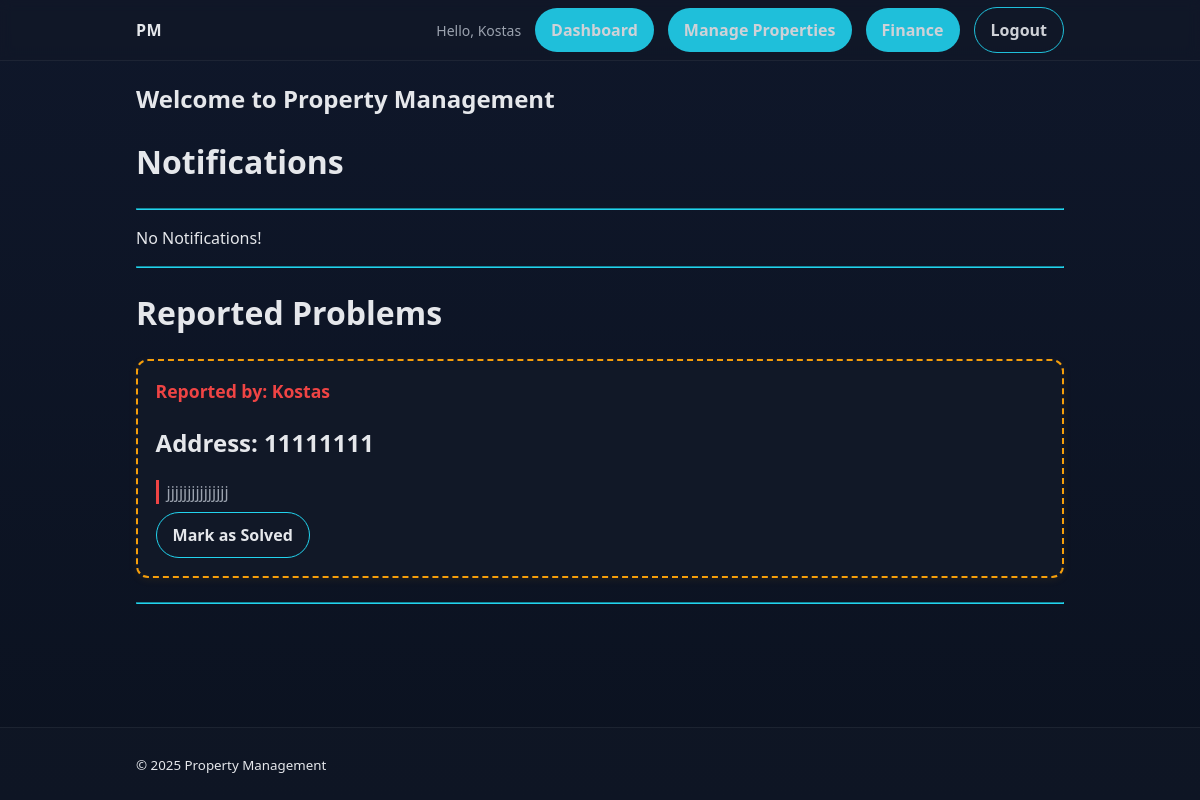
The app's page / (signed in), older data.
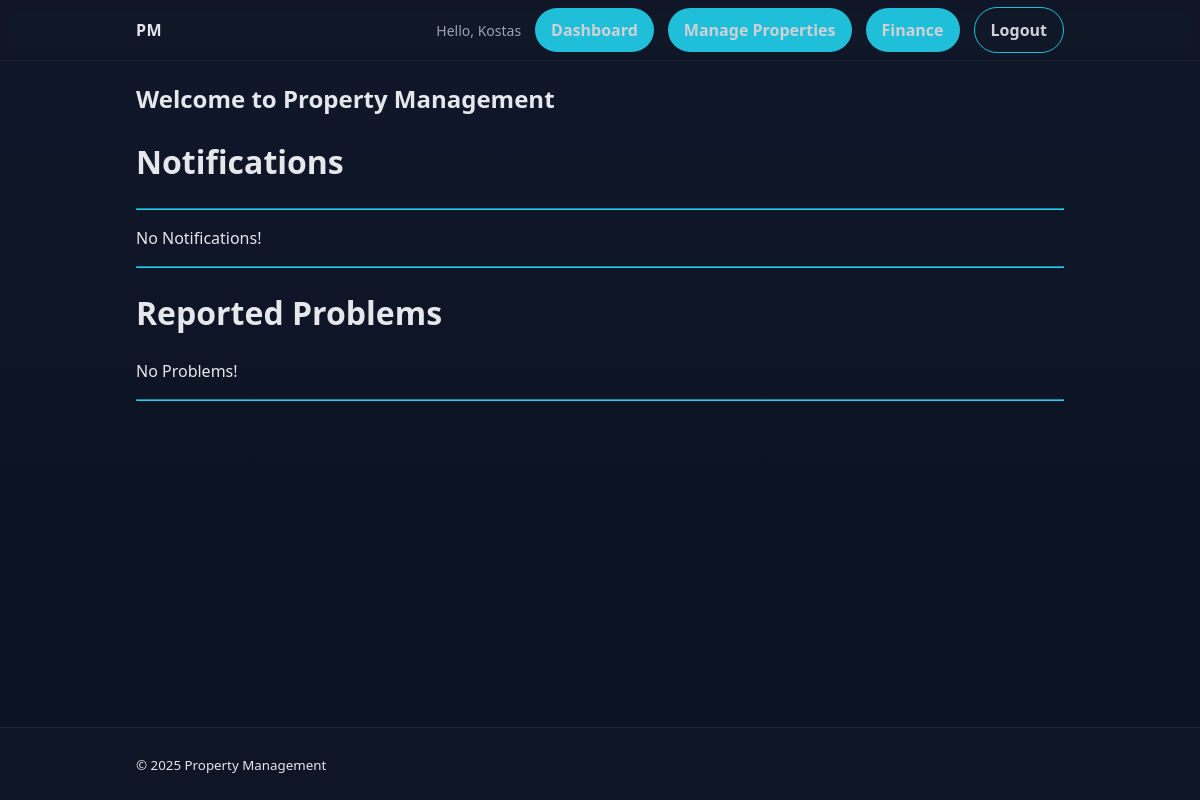
The same page, newer data.
### pm/models.py (models this page shows, shortened)
class Problem(models.Model):
    tenant = models.ForeignKey(User, on_delete=models.CASCADE)
    property = models.ForeignKey(Property, on_delete=models.CASCADE)
    description = models.TextField()
    created_at = models.DateTimeField(auto_now_add=True)
    updated_at = models.DateTimeField(auto_now=True)

class Property(models.Model):
    address = models.CharField(max_length=200)
    property_type = models.CharField(max_length=30, choices=[
        ('condo', 'Condo'),
        ('apartment', 'Apartment'),
        ('studio', 'Studio'),
        ('house', 'House'),
        ('townhouse', 'Townhouse'),
        ('bungalow', 'Bungalow'),
        ('co-op', 'Co-op'),
        ('loft', 'Loft'),
        ('barn', 'Barn'),
        ('shack', 'Shack'),
        ('cottage', 'Cottage'),
        ('parking' ,'Parking')
        ])
    property_size = models.CharField(max_length=50)
    bedrooms = models.IntegerField()
    bathrooms = models.IntegerField()
    parking_spaces = models.IntegerField()
    amenities = models.CharField(max_length=200)
    description = models.TextField()
    owner = models.ForeignKey(User, on_delete=models.CASCADE)
    status = models.CharField(max_length=9, choices=[('available', 'Available'), ('rented', 'Rented')])  # Add a status field with choices
    created_at = models.DateTimeField(auto_now_add=True)
    updated_at = models.DateTimeField(auto_now=True)
    def __str__(self):
        return f'{self.address}'

### pm/views.py (the view)
# urls.py: 2. Add a URL to urlpatterns:  path('', views.home, name='home')
@login_required
def home(request):
    problems = Problem.objects.filter(property__owner=request.user).order_by('-created_at')
    notifications = Message.objects.filter(owner=request.user).order_by('-timestamp')
    update_status(request)
    return render(request, 'pm/home.html', {'problems':problems, 'notifications':notifications})

### pm/models.py (called while the page is built, shortened)
    def months_due(self):
        today = timezone.now().date()
        if today < self.start_date:
            return 0
        months_elapsed = (today.year - self.start_date.year) * 12 + today.month - self.start_date.month
        if today.day < self.start_date.day:
            months_elapsed -= 1
        total_due = months_elapsed * self.monthly_payment_amount
        months_due = int((total_due - self.amount_paid) // self.monthly_payment_amount)
        return max(months_due, 0)

    def notify_months_due(self):
        due = self.months_due()

    def update_payment_status(self):
        if self.months_due() > 0 and self.monthly_payment_status.lower() == 'paid':
            self.monthly_payment_status = 'pending'
            self.save()
        elif self.months_due() == 0 and self.monthly_payment_status.lower() == 'pending':
            self.monthly_payment_status = 'paid'
            self.save()
        self.notify_months_due()

### pm/views.py (called while the page is built)
def update_status(request):
    leases = Lease.objects.filter(property__owner=request.user)
    for lease in leases:
        lease.update_payment_status()

### pm/templates/pm/home.html (shortened to what this page needs)
{% extends 'pm/base.html' %}
{% block staff_nav %}
  {% if user.is_staff %}
    <li class="nav-item"><a class="btn" href="{% url 'home' %}">Dashboard</a></li>
    <li class="nav-item"><a class="btn" href="{% url 'manage_properties' %}">Manage Properties</a></li>
    <li class="nav-item"><a class="btn" href="{% url 'finances' %}">Finance</a></li>
  {% else %}
    <li class="nav-item"><a class="btn" href="{% url 'report_problem' %}">Report Problem</a></li>
  {% endif %}
{% endblock %}
{% block content %}
  <h2>Welcome to Property Management</h2>
  <h1>Notifications</h1>
    <hr style="border-color: var(--primary); margin-bottom: 1rem;">
    {% for notification in notifications %}
      <div class="notification-card">
        <div class="notification-header">
          <h3 class="notification-title">{{notification.property}} ({{notification.timestamp}})</h3>
        </div>
        <div class="notification-body">
          <p class="notification-message">{{ notification.content }}</p>
        </div>
      </div>
      {% empty %}
      <p>No Notifications!</p>
    {% endfor %}
  <hr style="border-color: var(--primary); margin-bottom: 1rem;">
  {% if user.is_staff %}
  <h1>Reported Problems</h1>
  {% for problem in problems %}
    <div class="problem-card">
        <div class="problem-header">
        <h3 class="problem-title">Reported by: {{ problem.tenant }}</h3>
        </div>
        <div class="problem-body">
        <h2>Address: {{ problem.property }}</h2>
        <p class="problem-description">{{ problem.description }}</p>
        </div>
        <div class="form-actions">
            <a class="btn btn-outline" href="{% url "solve_problem" problem.id %}">Mark as Solved</a>
        </div>
    </div>
    {% empty %}
    <p>No Problems!</p>
  {% endfor %}
  <hr style="border-color: var(--primary); margin-bottom: 1rem;">
  {% endif %}
{% endblock %}

Row changes from the older to the newer data that the page shows:
removed Problem: tenant "Kostas", property "11111111", description "jjjjjjjjjjjjjjj"
Text that changed along with them:
text now shown: "No Problems!"
